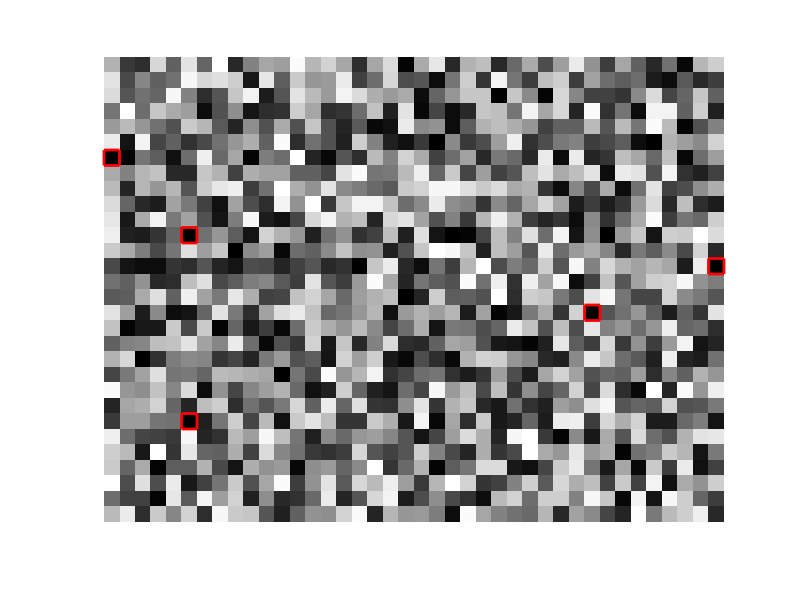

Write MATLAB code to recreate this figure.
clc;
close all;
clearvars;
% Generate a small sample image and display it (enlarged).
grayImage = randi(255, [30, 40])
imshow(grayImage, [], 'InitialMagnification', 800);
hold on;
% Enlarge figure to full screen.
set(gcf, 'units','normalized','outerposition',[0 0 1 1]);
% Find the min value.
[minValue, minLinearIndex] = min(grayImage(:));
% Find out the rows and columns where it occurs.
% There may be more than 1!!!
[minRows, minCols] = find(grayImage == minValue);
% For every min pixel found, plot a box around it.
lineWidth = 2;
for p = 1 : length(minRows)
  % Get the coordinates at the EDGES of the pixels.
  y1 = minRows(p)-0.5;
  y2 = minRows(p) + 0.5;
  x1 = minCols(p) - 0.5;
  x2 = minCols(p) + 0.5;
  % Get the vertices of a closed box around this point.
  % This will be 5 coordinates if the box is to be closed.
  boxX = [x1 x2 x2 x1 x1];
  boxY = [y1 y1 y2 y2 y1];
  % Now finally plot the box around this pixel.
  plot(boxX, boxY, 'r-', 'LineWidth', lineWidth);
end

    % Get the coordinates at the EDGES of the pixels.
%       y1 = maxRows(p)-0.5;
%       y2 = maxRows(p) + 0.5;
%       x1 = maxCols(p) - 0.5;
%       x2 = maxCols(p) + 0.5;
%       % Get the vertices of a closed box around this point.
%       % This will be 5 coordinates if the box is to be closed.
%       boxX = [x1 x2 x2 x1 x1];
%       boxY = [y1 y1 y2 y2 y1];
%       plot(boxX, boxY, 'k-', 'LineWidth', lineWidth);